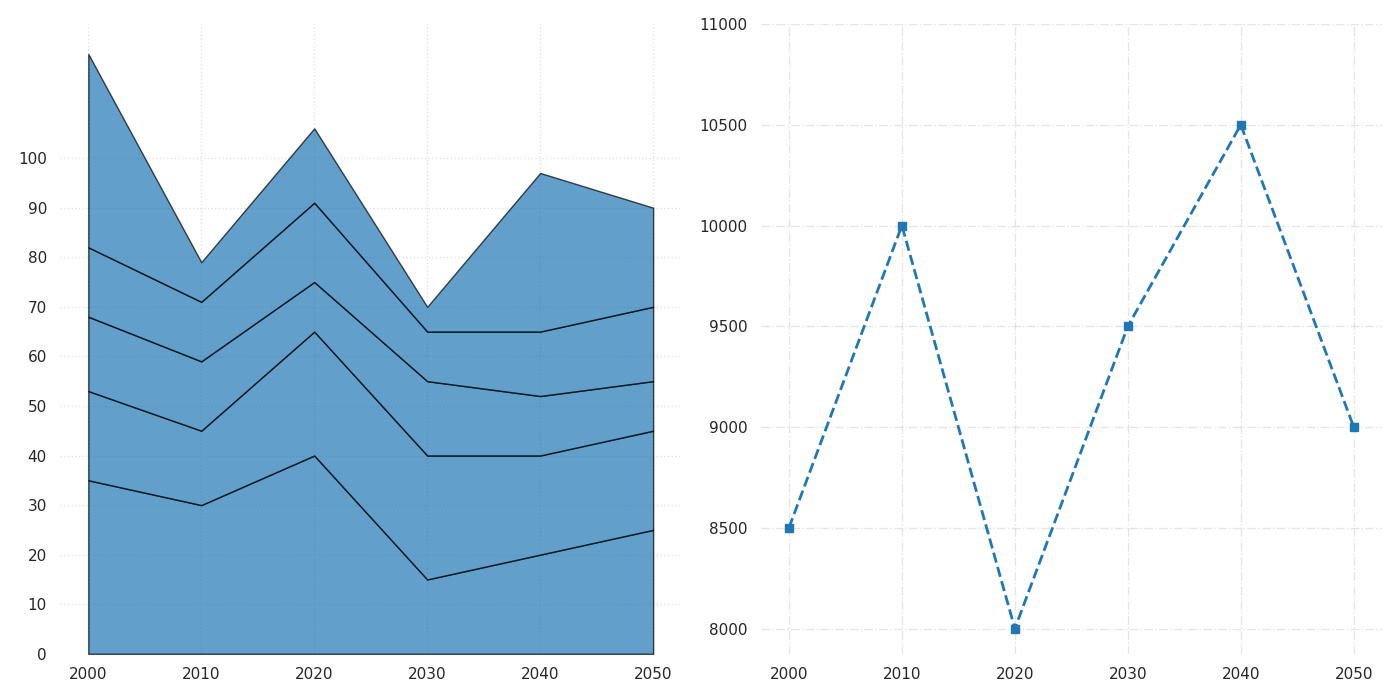

Generate this figure with Python:
import matplotlib.pyplot as plt
import numpy as np

years = np.arange(2000, 2051, 10)
energy_sources = ['Coal', 'Natural Gas', 'Nuclear', 'Hydroelectric', 'Renewables']

coal = [35, 30, 40, 15, 20, 25]
natural_gas = [18, 15, 25, 25, 20, 20]
nuclear = [15, 14, 10, 15, 12, 10]
hydroelectric = [14, 12, 16, 10, 13, 15]
renewables = [39, 8, 15, 5, 32, 20]
data = np.vstack([coal, natural_gas, nuclear, hydroelectric, renewables])

total_energy_consumption = [8500, 10000, 8000, 9500, 10500, 9000]

fig, (ax2, ax1) = plt.subplots(nrows=1, ncols=2, figsize=(14, 7))

single_color = '#1f77b4'
ax2.stackplot(years, data, colors=[single_color] * len(energy_sources), alpha=0.7, edgecolor='black')
ax2.set_xticks(years)
ax2.set_yticks(np.arange(0, 101, 10))
ax2.grid(True, linestyle=':', alpha=0.6)

ax1.plot(years, total_energy_consumption, marker='s', color=single_color, linestyle='--', linewidth=2)
ax1.set_xticks(years)
ax1.set_yticks(np.arange(8000, 11001, 500))
ax1.grid(True, linestyle='-.', alpha=0.5)

for spine in ax1.spines.values():
    spine.set_visible(False)
for spine in ax2.spines.values():
    spine.set_visible(False)

plt.tight_layout()
plt.show()
